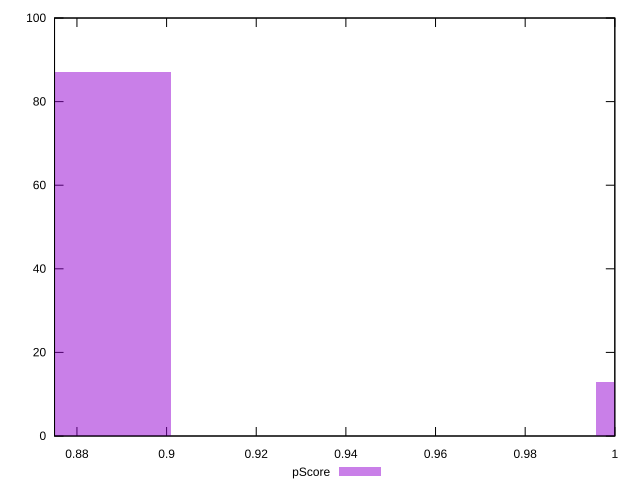

Here is the gnuplot script that generated this plot:
reset

$pScore <<EOF
0.8535140472287852 87
1.0431838355018486 13
EOF

set key outside below
set boxwidth 0.09483489413653169
set xrange [0.875:1]
set yrange [0:100]
set trange [0:100]
set style fill transparent solid 0.5 noborder
set terminal svg size 640, 490 enhanced background rgb 'white'
set output "reports/report_00033_2021-03-01T14-23-16.841Z/unused-css-rules/samples/astro-inner-cached/pScore/histogram.svg"

plot $pScore title "pScore" with boxes

reset
